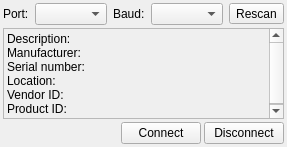
<?xml version="1.0" encoding="UTF-8"?>
<ui version="4.0">
 <class>ComPortSelectWidget</class>
 <widget class="QWidget" name="ComPortSelectWidget">
  <property name="geometry">
   <rect>
    <x>0</x>
    <y>0</y>
    <width>283</width>
    <height>147</height>
   </rect>
  </property>
  <property name="sizePolicy">
   <sizepolicy hsizetype="Expanding" vsizetype="Maximum">
    <horstretch>0</horstretch>
    <verstretch>0</verstretch>
   </sizepolicy>
  </property>
  <property name="windowTitle">
   <string>ComSelectWidget</string>
  </property>
  <layout class="QVBoxLayout" name="verticalLayout">
   <property name="spacing">
    <number>3</number>
   </property>
   <property name="leftMargin">
    <number>3</number>
   </property>
   <property name="topMargin">
    <number>3</number>
   </property>
   <property name="rightMargin">
    <number>3</number>
   </property>
   <property name="bottomMargin">
    <number>3</number>
   </property>
   <item>
    <layout class="QHBoxLayout" name="horizontalLayout_2">
     <item>
      <widget class="QLabel" name="label">
       <property name="text">
        <string>Port:</string>
       </property>
      </widget>
     </item>
     <item>
      <widget class="QComboBox" name="comboBox_port">
       <property name="sizePolicy">
        <sizepolicy hsizetype="Minimum" vsizetype="Fixed">
         <horstretch>0</horstretch>
         <verstretch>0</verstretch>
        </sizepolicy>
       </property>
      </widget>
     </item>
     <item>
      <widget class="QLabel" name="label_7">
       <property name="text">
        <string>Baud:</string>
       </property>
      </widget>
     </item>
     <item>
      <widget class="QComboBox" name="comboBox_baudrate">
       <property name="sizePolicy">
        <sizepolicy hsizetype="Minimum" vsizetype="Fixed">
         <horstretch>0</horstretch>
         <verstretch>0</verstretch>
        </sizepolicy>
       </property>
      </widget>
     </item>
     <item>
      <widget class="QToolButton" name="toolButton_rescan">
       <property name="focusPolicy">
        <enum>Qt::NoFocus</enum>
       </property>
       <property name="text">
        <string>Rescan</string>
       </property>
      </widget>
     </item>
     <item>
      <spacer name="horizontalSpacer_2">
       <property name="orientation">
        <enum>Qt::Horizontal</enum>
       </property>
       <property name="sizeHint" stdset="0">
        <size>
         <width>49</width>
         <height>20</height>
        </size>
       </property>
      </spacer>
     </item>
    </layout>
   </item>
   <item>
    <widget class="QScrollArea" name="scrollArea">
     <property name="sizePolicy">
      <sizepolicy hsizetype="Expanding" vsizetype="Maximum">
       <horstretch>0</horstretch>
       <verstretch>0</verstretch>
      </sizepolicy>
     </property>
     <property name="minimumSize">
      <size>
       <width>0</width>
       <height>0</height>
      </size>
     </property>
     <property name="maximumSize">
      <size>
       <width>16777215</width>
       <height>16777215</height>
      </size>
     </property>
     <property name="focusPolicy">
      <enum>Qt::NoFocus</enum>
     </property>
     <property name="frameShape">
      <enum>QFrame::StyledPanel</enum>
     </property>
     <property name="frameShadow">
      <enum>QFrame::Sunken</enum>
     </property>
     <property name="lineWidth">
      <number>1</number>
     </property>
     <property name="sizeAdjustPolicy">
      <enum>QAbstractScrollArea::AdjustIgnored</enum>
     </property>
     <property name="widgetResizable">
      <bool>true</bool>
     </property>
     <widget class="QWidget" name="scrollAreaWidgetContents">
      <property name="geometry">
       <rect>
        <x>0</x>
        <y>0</y>
        <width>275</width>
        <height>84</height>
       </rect>
      </property>
      <layout class="QFormLayout" name="formLayout">
       <property name="horizontalSpacing">
        <number>3</number>
       </property>
       <property name="verticalSpacing">
        <number>0</number>
       </property>
       <property name="leftMargin">
        <number>3</number>
       </property>
       <property name="topMargin">
        <number>3</number>
       </property>
       <property name="rightMargin">
        <number>3</number>
       </property>
       <property name="bottomMargin">
        <number>3</number>
       </property>
       <item row="0" column="0">
        <widget class="QLabel" name="label_1">
         <property name="text">
          <string>Description:</string>
         </property>
        </widget>
       </item>
       <item row="0" column="1">
        <widget class="QLabel" name="label_description">
         <property name="text">
          <string/>
         </property>
        </widget>
       </item>
       <item row="1" column="0">
        <widget class="QLabel" name="label_2">
         <property name="text">
          <string>Manufacturer:</string>
         </property>
        </widget>
       </item>
       <item row="1" column="1">
        <widget class="QLabel" name="label_manufacturer">
         <property name="text">
          <string/>
         </property>
        </widget>
       </item>
       <item row="2" column="0">
        <widget class="QLabel" name="label_3">
         <property name="text">
          <string>Serial number:</string>
         </property>
        </widget>
       </item>
       <item row="2" column="1">
        <widget class="QLabel" name="label_serialNumber">
         <property name="text">
          <string/>
         </property>
        </widget>
       </item>
       <item row="3" column="0">
        <widget class="QLabel" name="label_4">
         <property name="text">
          <string>Location:</string>
         </property>
        </widget>
       </item>
       <item row="3" column="1">
        <widget class="QLabel" name="label_location">
         <property name="text">
          <string/>
         </property>
        </widget>
       </item>
       <item row="4" column="0">
        <widget class="QLabel" name="label_5">
         <property name="text">
          <string>Vendor ID:</string>
         </property>
        </widget>
       </item>
       <item row="4" column="1">
        <widget class="QLabel" name="label_vendor">
         <property name="text">
          <string/>
         </property>
        </widget>
       </item>
       <item row="5" column="0">
        <widget class="QLabel" name="label_6">
         <property name="text">
          <string>Product ID:</string>
         </property>
        </widget>
       </item>
       <item row="5" column="1">
        <widget class="QLabel" name="label_productID">
         <property name="font">
          <font>
           <italic>false</italic>
          </font>
         </property>
         <property name="text">
          <string/>
         </property>
        </widget>
       </item>
      </layout>
     </widget>
    </widget>
   </item>
   <item>
    <layout class="QHBoxLayout" name="horizontalLayout">
     <property name="spacing">
      <number>3</number>
     </property>
     <item>
      <spacer name="horizontalSpacer">
       <property name="orientation">
        <enum>Qt::Horizontal</enum>
       </property>
       <property name="sizeHint" stdset="0">
        <size>
         <width>40</width>
         <height>20</height>
        </size>
       </property>
      </spacer>
     </item>
     <item>
      <widget class="QPushButton" name="pushButton_connect">
       <property name="focusPolicy">
        <enum>Qt::NoFocus</enum>
       </property>
       <property name="text">
        <string>Connect</string>
       </property>
      </widget>
     </item>
     <item>
      <widget class="QPushButton" name="pushButton_disconnect">
       <property name="sizePolicy">
        <sizepolicy hsizetype="Fixed" vsizetype="Fixed">
         <horstretch>0</horstretch>
         <verstretch>0</verstretch>
        </sizepolicy>
       </property>
       <property name="focusPolicy">
        <enum>Qt::NoFocus</enum>
       </property>
       <property name="text">
        <string>Disconnect</string>
       </property>
      </widget>
     </item>
    </layout>
   </item>
  </layout>
 </widget>
 <layoutdefault spacing="6" margin="11"/>
 <resources/>
 <connections/>
</ui>
